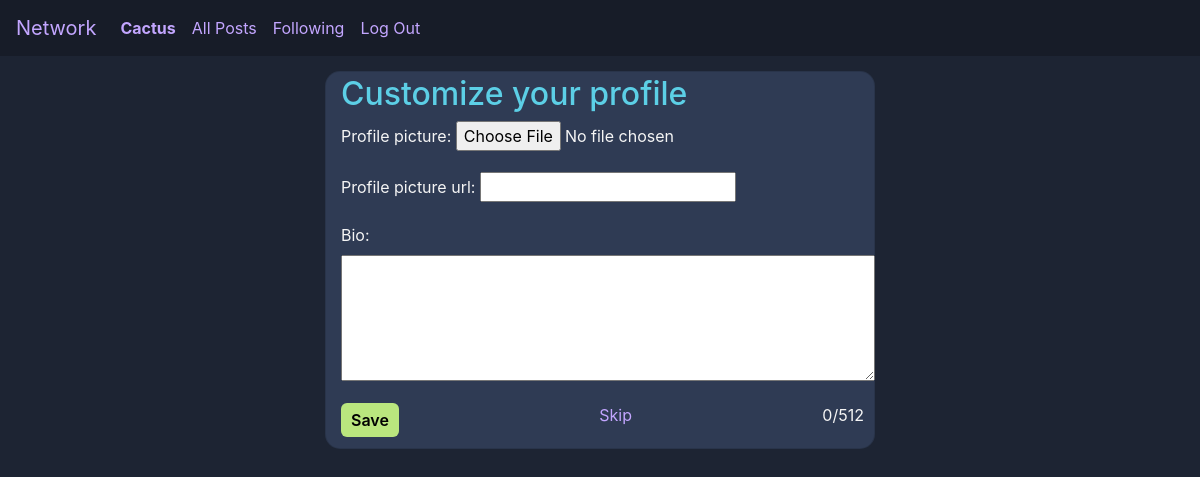
/register/setup/ (signed in), run on an earlier commit of the app's database.
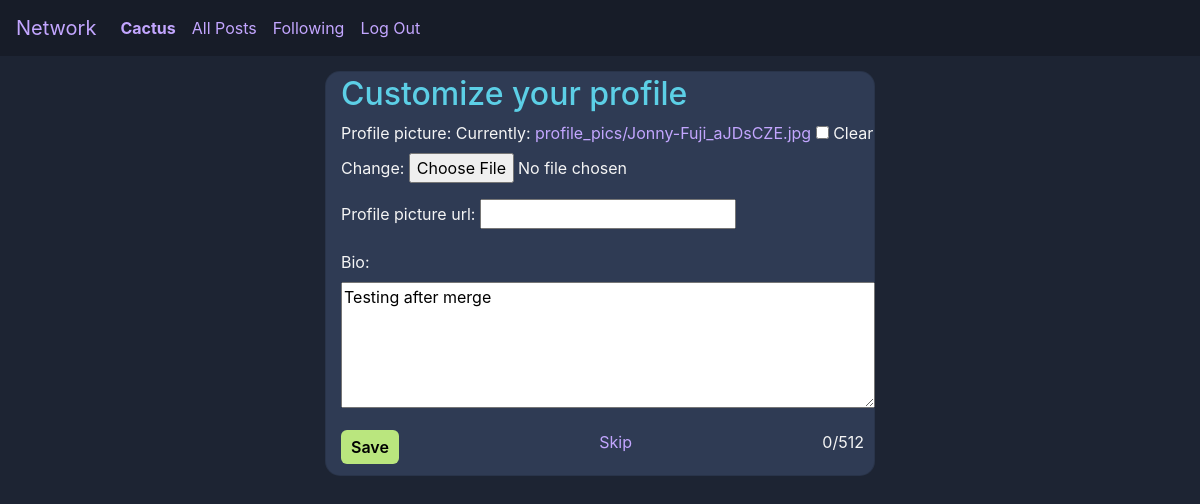
And on a later commit of the database.
### network/models.py (models this page shows, shortened)
class Profile(models.Model):
    user = models.OneToOneField(User, on_delete=models.CASCADE)
    following = models.ManyToManyField("self", symmetrical=False, blank=True, related_name="followers")
    saved_posts = models.ManyToManyField("Post", blank=True, related_name="saved_by_profiles")
    profile_picture = models.ImageField(upload_to='profile_pics/', blank=True, null=True) # TODO
    profile_picture_url = models.URLField(blank=True, null=True) # TODO
    bio = models.CharField(max_length=512, null=True, blank=True) # TODO

### network/views.py (the view)
# urls.py: path("register/setup/", views.profile_setup, name="profile_setup"),
def profile_setup(request):
    if request.method == "POST":
        form = ProfileForm(request.POST, request.FILES, instance=request.user.profile)
        if form.is_valid():
            form.save()
            return redirect("index")
    else:
        form = ProfileForm(instance=request.user.profile)
    return render(request, "network/profile_setup.html", {"form": form})

### network/forms.py (shortened to what this page needs)
class ProfileForm(forms.ModelForm):
    class Meta:
        model = Profile
        fields = ['profile_picture', 'profile_picture_url', 'bio']
        widgets = {
            'bio': forms.Textarea(attrs={'rows': 5, 'cols': 50, 'maxlength': 512}),
        }

### network/templates/network/profile_setup.html (shortened to what this page needs)
{% extends "network/layout.html" %}
{% load static %}
{% block body %}
    <div class="card">
        <h2 class="header-txt">Customize your profile</h2>
        <form id="edit-profile-form" method="post" enctype="multipart/form-data">
            {{ form.as_p }}
            <div class="char-count-div">
                <button class="btn-base submit-btn" type="submit">Save</button>
                <a href="{% url 'profile' username=user.username %}">Skip</a>
                <p><span id="char-count">0</span>/512</p>
            </div>
        </form>
    </div>
{% endblock %}

What changed in the data, as far as the page shows it:
changed Profile: bio (not shown) → "Testing after merge"
Also different on the page:
form field as_p: (not shown) → "☐"
text no longer shown: "Profile picture: Profile picture url: Bio:"
text now shown: "Profile picture: Currently: profile_pics/Jonny-Fuji_aJDsCZE.jpg Clear Change: Profile picture url: Bio:"
